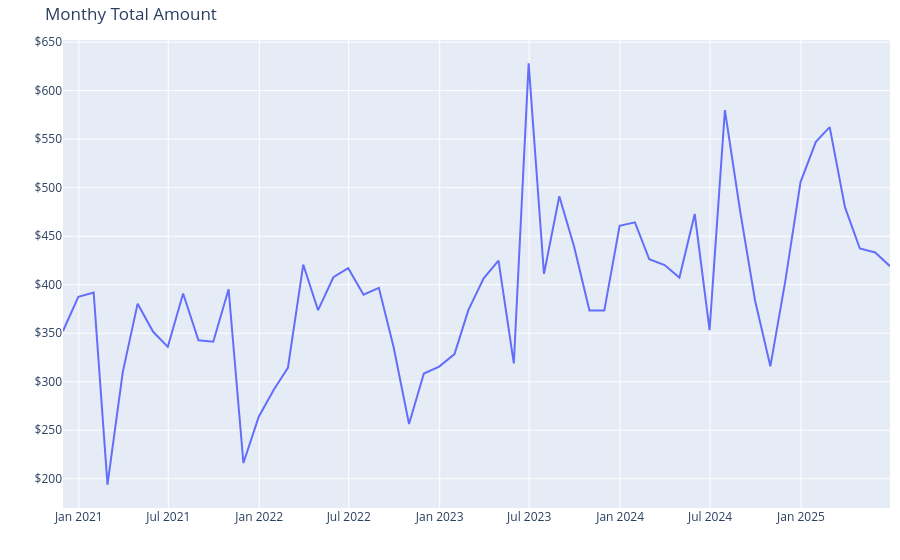

Notebook source saved alongside this figure:
### Markdown cell above
<hr>

### Code cell
import warnings

# uppress specific FutureWarning
warnings.filterwarnings("ignore", category=FutureWarning)


# line plot
fig = px.line(
    monthly_amount,
    x="Date",
    y="Amount",
    title="Monthy Total Amount",
    labels={"Date": "Month and Year", "Amount": "Amount ($)"},
)

# format y-axis to show currency
fig.update_traces(hovertemplate="Month and Year: %{x}<br>Amount: $%{y:.2f}")

# format for mobile
fig.update_layout(
    xaxis=dict(title=""),
    yaxis=dict(
        title="",
        tickprefix="$",
    ),
    margin=dict(
        t=40,
        b=30,
        l=10,
        r=10,
    ),
    legend=dict(
        orientation="h",
        x=0.5,
        xanchor="center",
        y=-0.2,
    ),
)

fig.show()

### Figure 1 — Plotly figure (JSON) as saved in the notebook; plotly's stock layout.template omitted (floating-point values rounded to 4 significant figures)
{"data": [{"hovertemplate": "Month and Year: %{x}<br>Amount: $%{y:.2f}", "legendgroup": "", "line": {"color": "#636efa", "dash": "solid"}, "marker": {"symbol": "circle"}, "mode": "lines", "name": "", "orientation": "v", "showlegend": false, "type": "scatter", "x": ["2020-11-30T00:00:00", "2020-12-31T00:00:00", "2021-01-31T00:00:00", "2021-02-28T00:00:00", "2021-03-31T00:00:00", "2021-04-30T00:00:00", "2021-05-31T00:00:00", "2021-06-30T00:00:00", "2021-07-31T00:00:00", "2021-08-31T00:00:00", "2021-09-30T00:00:00", "2021-10-31T00:00:00", "2021-11-30T00:00:00", "2021-12-31T00:00:00", "2022-01-31T00:00:00", "2022-02-28T00:00:00", "2022-03-31T00:00:00", "2022-04-30T00:00:00", "2022-05-31T00:00:00", "2022-06-30T00:00:00", "2022-07-31T00:00:00", "2022-08-31T00:00:00", "2022-09-30T00:00:00", "2022-10-31T00:00:00", "2022-11-30T00:00:00", "2022-12-31T00:00:00", "2023-01-31T00:00:00", "2023-02-28T00:00:00", "2023-03-31T00:00:00", "2023-04-30T00:00:00", "2023-05-31T00:00:00", "2023-06-30T00:00:00", "2023-07-31T00:00:00", "2023-08-31T00:00:00", "2023-09-30T00:00:00", "2023-10-31T00:00:00", "2023-11-30T00:00:00", "2023-12-31T00:00:00", "2024-01-31T00:00:00", "2024-02-29T00:00:00", "2024-03-31T00:00:00", "2024-04-30T00:00:00", "2024-05-31T00:00:00", "2024-06-30T00:00:00", "2024-07-31T00:00:00", "2024-08-31T00:00:00", "2024-09-30T00:00:00", "2024-10-31T00:00:00", "2024-11-30T00:00:00", "2024-12-31T00:00:00", "2025-01-31T00:00:00", "2025-02-28T00:00:00", "2025-03-31T00:00:00", "2025-04-30T00:00:00", "2025-05-31T00:00:00", "2025-06-30T00:00:00"], "xaxis": "x", "y": [352.3, 387.5, 392, 194, 310.2, 380.5, 351.7, 335.9, 390.9, 342.8, 341.2, 395.4, 216.2, 264.0, 292.2, 314.3, 420.7, 373.7, 407.7, 417.0, 389.7, 396.8, 335.2, 256.5, 308.5, 315.6, 328.5, 373.9, 406.6, 424.8, 318.9, 628.1, 411.2, 491.2, 439.1, 373.5, 373.3, 460.8, 464.3, 426.2, 420.2, 407.3, 472.9, 353.2, 579.9, 475.4, 383.7, 315.9, 403.1, 505.8, 547.2, 562.4, 479.7, 437.3, 433.3, 419.1], "yaxis": "y"}], "layout": {"legend": {"orientation": "h", "tracegroupgap": 0, "x": 0.5, "xanchor": "center", "y": -0.2}, "margin": {"b": 30, "l": 10, "r": 10, "t": 40}, "title": {"text": "Monthy Total Amount"}, "xaxis": {"anchor": "y", "domain": [0, 1], "title": {"text": ""}}, "yaxis": {"anchor": "x", "domain": [0, 1], "tickprefix": "$", "title": {"text": ""}}}}
